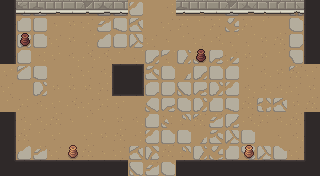

This game map was drawn from its Tiled (.tmx) file and the tilesets committed beside it. A one-line description and the full map source follow:
An orthogonal 20x11 tile map with 16x16 px tiles, 6 tile layers (ground, dressing, decor, walls, ...), 3 tilesets and 12 objects (5x ENTRY, 5x ENEMY, 2x PROP).

<map version="1.10" tiledversion="1.10.2" orientation="orthogonal" renderorder="right-down" width="20" height="11" tilewidth="16" tileheight="16" infinite="0" nextlayerid="8" nextobjectid="13">
 <tileset firstgid="1" name="wall" tilewidth="16" tileheight="16" tilecount="176" columns="11">
  <image source="../../../gfx/tiles/crypt/walls_floor.png" width="176" height="256" />
 </tileset>
 <tileset firstgid="177" name="slabs" tilewidth="16" tileheight="16" tilecount="207" columns="9">
  <image source="../../../gfx/tiles/crypt/slabs.png" width="144" height="368" />
 </tileset>
 <tileset firstgid="384" name="objects" tilewidth="16" tileheight="16" tilecount="384" columns="24">
  <image source="../../../gfx/tiles/crypt/objects.png" width="384" height="256" />
 </tileset>
 <layer id="1" name="ground" width="20" height="11">
  <data encoding="csv">
355,359,341,152,157,157,376,377,368,162,160,159,156,164,343,159,160,162,383,341,
360,331,334,153,152,158,376,335,356,162,158,157,161,157,363,157,161,162,330,379,
375,357,339,158,152,156,377,345,352,158,153,161,158,151,156,156,152,163,332,345,
374,340,160,164,159,151,151,161,156,357,372,366,373,349,374,152,152,161,359,339,
164,351,333,162,156,158,159,164,153,362,336,381,357,336,340,161,159,152,364,158,
158,162,371,152,152,152,157,160,152,347,332,348,349,371,368,159,159,159,158,152,
161,157,159,164,151,158,157,164,162,369,349,330,371,344,335,163,383,356,152,163,
159,159,159,163,153,161,153,152,159,344,373,365,364,376,380,151,157,159,163,164,
163,163,161,164,162,164,152,163,160,368,341,339,381,362,352,339,162,153,159,156,
350,377,376,158,164,163,153,158,356,355,163,365,366,363,344,378,352,343,158,160,
359,359,348,164,160,157,160,157,348,376,330,336,341,346,373,359,356,332,162,162
</data>
 </layer>
 <layer id="2" name="dressing" width="20" height="11">
  <data encoding="csv">
0,0,0,0,0,0,0,0,0,0,0,0,0,0,0,0,0,0,0,0,
0,0,0,0,0,0,0,0,0,0,0,0,0,0,0,0,0,0,0,0,
0,0,0,0,0,0,0,0,0,0,0,0,0,0,0,0,0,0,0,0,
0,0,0,0,0,0,0,0,0,0,0,0,0,0,0,0,0,0,0,0,
0,0,0,0,0,0,0,0,0,0,0,0,0,0,0,0,0,0,0,0,
0,0,0,0,0,0,0,0,0,0,0,0,0,0,0,0,0,0,0,0,
0,0,0,0,0,0,0,0,0,0,0,0,0,0,0,0,0,0,0,0,
0,0,0,0,0,0,0,0,0,0,0,0,0,0,0,0,0,0,0,0,
0,0,0,0,0,0,0,0,0,0,0,0,0,0,0,0,0,0,0,0,
0,0,0,0,0,0,0,0,0,0,0,0,0,0,0,0,0,0,0,0,
0,0,0,0,0,0,0,0,0,0,0,0,0,0,0,0,0,0,0,0
</data>
 </layer>
 <layer id="3" name="decor" width="20" height="11">
  <data encoding="csv">
0,0,0,0,0,0,0,0,0,0,0,0,0,0,0,0,0,0,0,0,
0,0,0,0,0,0,0,0,0,0,0,0,0,0,0,0,0,0,0,0,
0,0,0,0,0,0,0,0,0,0,0,0,0,0,0,0,0,0,0,0,
0,0,0,0,0,0,0,0,0,0,0,0,0,0,0,0,0,0,0,0,
0,0,0,0,0,0,0,0,0,0,0,0,0,0,0,0,0,0,0,0,
0,0,0,0,0,0,0,0,0,0,0,0,0,0,0,0,0,0,0,0,
0,0,0,0,0,0,0,0,0,0,0,0,0,0,0,0,0,0,0,0,
0,0,0,0,0,0,0,0,0,0,0,0,0,0,0,0,0,0,0,0,
0,0,0,0,0,0,0,0,0,0,0,0,0,0,0,0,0,0,0,0,
0,0,0,0,0,0,0,0,0,0,0,0,0,0,0,0,0,0,0,0,
0,0,0,0,0,0,0,0,0,0,0,0,0,0,0,0,0,0,0,0
</data>
 </layer>
 <layer id="4" name="walls" width="20" height="11">
  <data encoding="csv">
123,196,197,198,199,200,201,202,0,0,0,197,198,199,200,201,202,203,195,125,
123,0,0,0,0,0,0,0,0,0,0,0,0,0,0,0,0,0,0,125,
123,0,0,0,0,0,0,0,0,0,0,0,0,0,0,0,0,0,0,125,
123,0,0,0,0,0,0,0,0,0,0,0,0,0,0,0,0,0,0,125,
0,0,0,0,0,0,0,0,0,0,0,0,0,0,0,0,0,0,0,0,
0,0,0,0,0,0,0,0,0,0,0,0,0,0,0,0,0,0,0,0,
0,0,0,0,0,0,0,0,0,0,0,0,0,0,0,0,0,0,0,0,
123,0,0,0,0,0,0,0,0,0,0,0,0,0,0,0,0,0,0,125,
123,0,0,0,0,0,0,0,0,0,0,0,0,0,0,0,0,0,0,125,
123,0,0,0,0,0,0,0,0,0,0,0,0,0,0,0,0,0,0,125,
134,135,135,135,135,135,135,135,0,0,0,135,135,135,135,135,135,135,135,136
</data>
 </layer>
 <layer id="5" name="props" width="20" height="11">
  <data encoding="csv">
0,0,0,0,0,0,0,0,0,0,0,0,0,0,0,0,0,0,0,0,
0,0,0,0,0,0,0,0,0,0,0,0,0,0,0,0,0,0,0,0,
0,448,0,0,0,0,0,0,0,0,0,0,0,0,0,0,0,0,0,0,
0,0,0,0,0,0,0,0,0,0,0,0,448,0,0,0,0,0,0,0,
0,0,0,0,0,0,0,126,127,0,0,0,0,0,0,0,0,0,0,0,
0,0,0,0,0,0,0,137,138,0,0,0,0,0,0,0,0,0,0,0,
0,0,0,0,0,0,0,0,0,0,0,0,0,0,0,0,0,0,0,0,
0,0,0,0,0,0,0,0,0,0,0,0,0,0,0,0,0,0,0,0,
0,0,0,0,0,0,0,0,0,0,0,0,0,0,0,0,0,0,0,0,
0,0,0,0,472,0,0,0,0,0,0,0,0,0,0,472,0,0,0,0,
0,0,0,0,0,0,0,0,0,0,0,0,0,0,0,0,0,0,0,0
</data>
 </layer>
 <layer id="6" name="overhead" width="20" height="11">
  <data encoding="csv">
0,0,0,0,0,0,0,0,0,0,0,0,0,0,0,0,0,0,0,0,
0,0,0,0,0,0,0,0,0,0,0,0,0,0,0,0,0,0,0,0,
0,0,0,0,0,0,0,0,0,0,0,0,0,0,0,0,0,0,0,0,
0,0,0,0,0,0,0,0,0,0,0,0,0,0,0,0,0,0,0,0,
0,0,0,0,0,0,0,0,0,0,0,0,0,0,0,0,0,0,0,0,
0,0,0,0,0,0,0,0,0,0,0,0,0,0,0,0,0,0,0,0,
0,0,0,0,0,0,0,0,0,0,0,0,0,0,0,0,0,0,0,0,
0,0,0,0,0,0,0,0,0,0,0,0,0,0,0,0,0,0,0,0,
0,0,0,0,0,0,0,0,0,0,0,0,0,0,0,0,0,0,0,0,
0,0,0,0,0,0,0,0,0,0,0,0,0,0,0,0,0,0,0,0,
0,0,0,0,0,0,0,0,0,0,0,0,0,0,0,0,0,0,0,0
</data>
 </layer>
 <objectgroup id="7" name="spawns">
  <object id="1" name="UP" type="ENTRY" x="152" y="24" />
  <object id="2" name="DOWN" type="ENTRY" x="152" y="152" />
  <object id="3" name="LEFT" type="ENTRY" x="24" y="88" />
  <object id="4" name="RIGHT" type="ENTRY" x="296" y="88" />
  <object id="5" name="" type="ENTRY" x="168" y="88" />
  <object id="6" name="" type="ENEMY" x="200" y="88" />
  <object id="7" name="" type="ENEMY" x="248" y="120" />
  <object id="8" name="" type="ENEMY" x="248" y="56" />
  <object id="9" name="" type="ENEMY" x="104" y="88" />
  <object id="10" name="" type="ENEMY" x="72" y="56" />
  <object id="11" name="torch" type="PROP" x="56" y="168" />
  <object id="12" name="torch" type="PROP" x="264" y="168" />
 </objectgroup>
</map>
